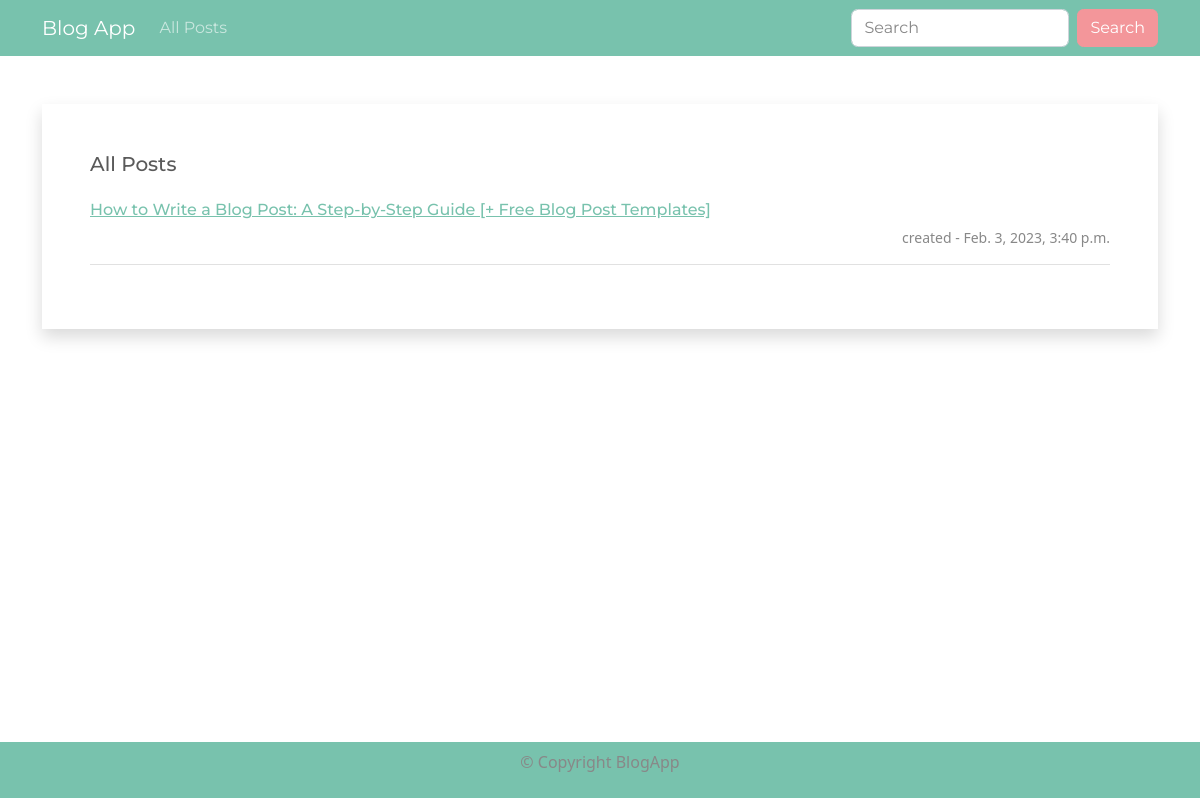
The app's page /posts/, older data.
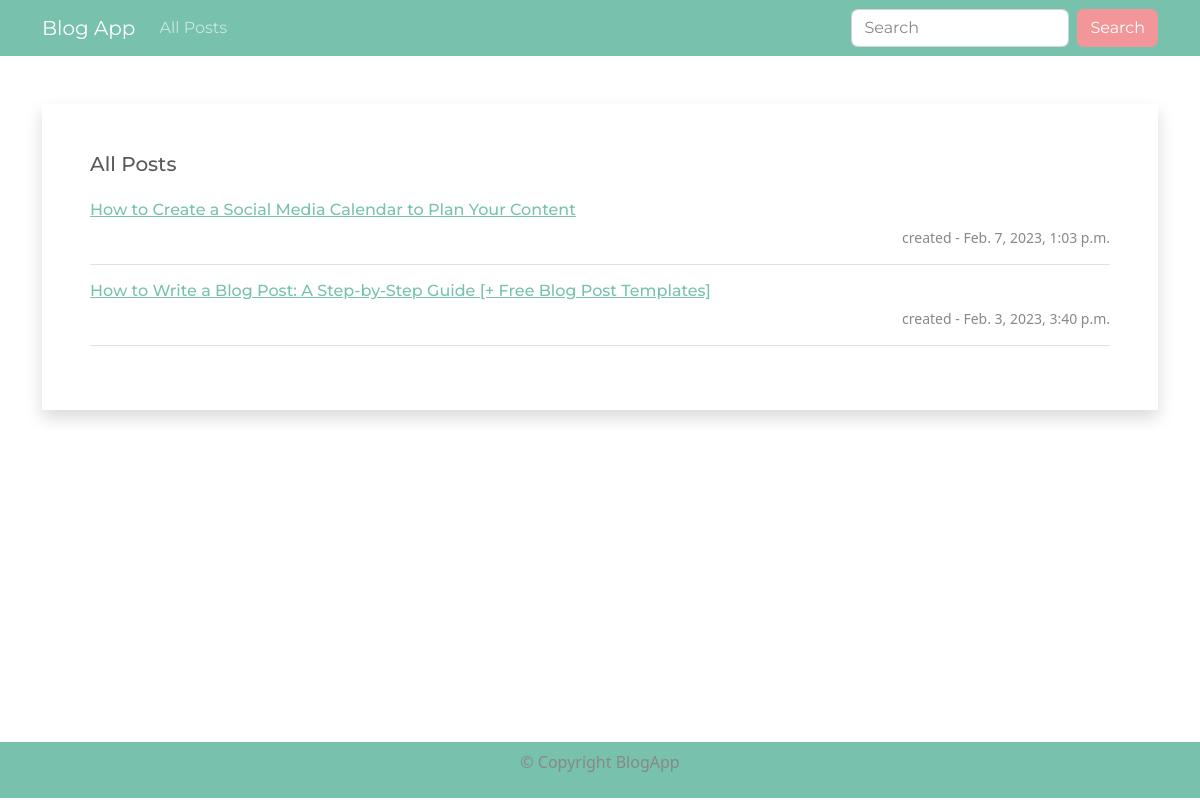
The same page, newer data.
### post/models.py (models this page shows, shortened)
class Post(models.Model):
    title = models.CharField(max_length=250)
    body = models.TextField(max_length=5000)
    author = models.ForeignKey(User, on_delete=models.CASCADE, name="author")
    created_at = models.DateTimeField(auto_now_add=True)
    updated_at = models.DateTimeField(auto_now=True)

### post/views.py (the view)
# urls.py: path("", view=all_post, name="all_post"),
def all_post(request, *args, **kwargs):
    posts = Post.objects.all().order_by("-updated_at")
    return render(request, template_name="post/all.html", context={"posts": posts})

### post/templates/post/all.html (shortened to what this page needs)
{% extends 'base.html' %}
{% load static %}
{% block body %}
<div class="container">
    <div class="shadow p-5 mt-5">
        <h5 class="pb-3">All Posts</h5>
        {% for post in posts %}
        <h6><a href="{% url 'get_post' post.id %}"> {{post.title}} </a> </h6>
        <div class="d-flex justify-content-end p-0">
            <small>created - {{ post.created_at }}</small>
        </div>
        <hr>
        {% endfor %}
    </div>
</div>
{% endblock %}

### home/templates/base.html (shortened to what this page needs)
{% load static %}
<!DOCTYPE html>
<html lang="en">
<head>
    <link rel="stylesheet" href="{% static 'css/bootstrap.min.css' %}">
    <link rel="stylesheet" href="{% static 'css/style.css' %}">
</head>
<body>
    {% include 'navbar.html' %}
    <div class="main-content">
        {% block body %}Home page{% endblock %}
    </div>
    {% include 'footer.html' %}
</body>
</html>

### post/templates/navbar.html (shortened to what this page needs)
<nav class="navbar navbar-expand-lg navbar-dark bg-primary">
    <div class="container container-fluid">
      <a class="navbar-brand" href="{% url 'home' %}">Blog App</a>
      <div class="collapse navbar-collapse" id="navbarColor01">
        <ul class="navbar-nav me-auto  d-flex justify-content-center">
          <li class="nav-item">
            <a class="nav-link" href="{% url 'all_post' %}">All Posts
            </a>
          </li>
        </ul>
        <form class="d-flex">
          <input class="form-control me-sm-2" type="search" placeholder="Search">
          <button class="btn btn-secondary my-2 my-sm-0" type="submit">Search</button>
        </form>
      </div>
    </div>
  </nav>

### post/templates/footer.html
<footer>
    <div class="bg-primary text-center mt-5 p-2">
        <p class="nav-link"> &copy; Copyright BlogApp</p>
    </div>
</footer>

### post/static/css/style.css (style rules this page uses)
.main-content { min-height: calc(100vh - 210px); }

Row changes from the older to the newer data that the page shows:
added Post: title "How to Create a Social Media Calendar to Plan Your Content", created_at "Feb. 7, 2023, 1:03 p.m."
